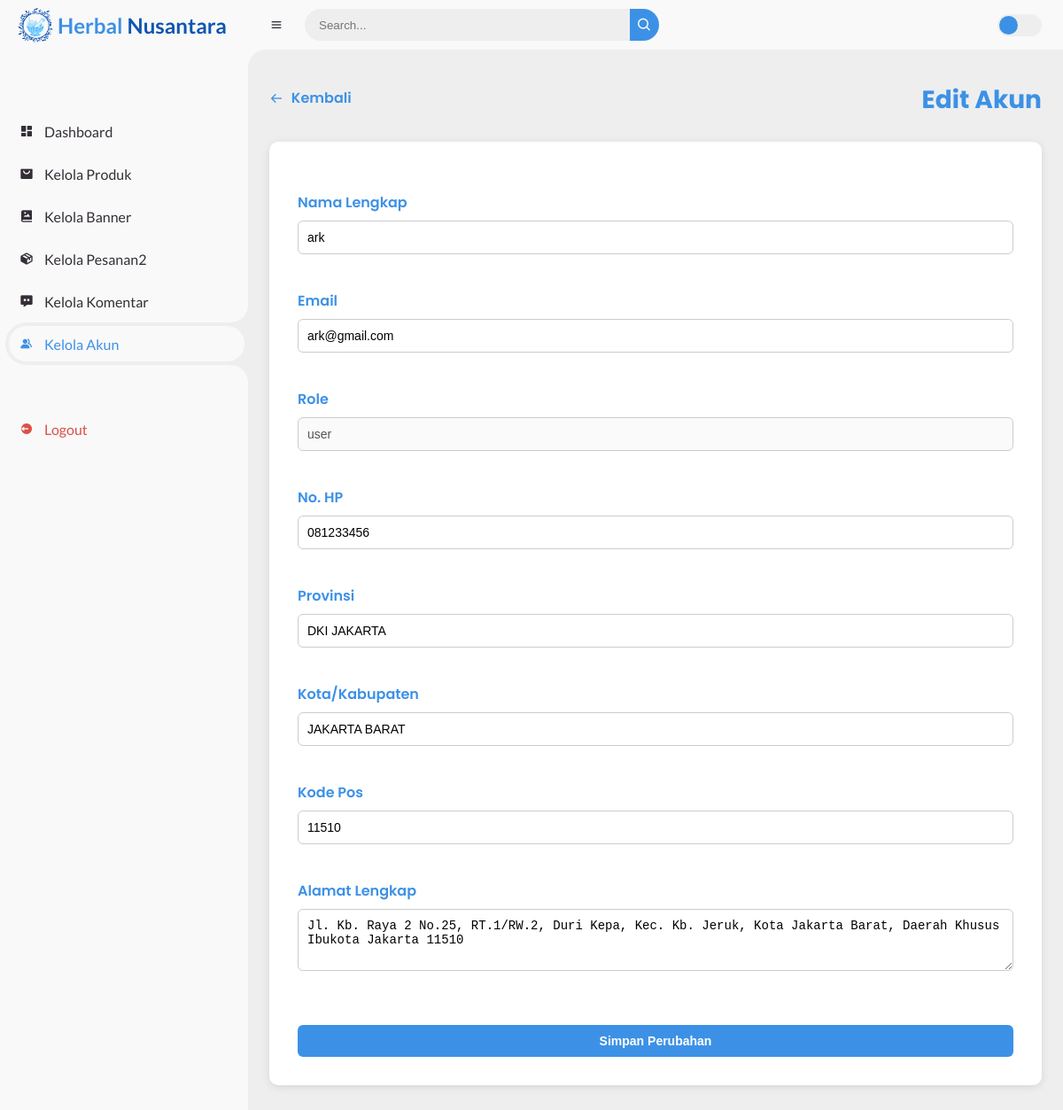
The app's page /admin/akun/edit_akun.php?id=10 (signed in) with its own data.
### tables this page shows
CREATE TABLE `users` (
  `id` int NOT NULL,
  `full_name` varchar(50) NOT NULL,
  `email` varchar(50) NOT NULL,
  `password` varchar(255) NOT NULL,
  `role` varchar(20) DEFAULT 'customer',
  `phone` varchar(20) DEFAULT NULL,
  `created_at` timestamp NULL DEFAULT CURRENT_TIMESTAMP,
  `province_id` int DEFAULT NULL,
  `province_name` varchar(100) DEFAULT NULL,
  `city_id` int DEFAULT NULL,
  `city_name` varchar(100) DEFAULT NULL,
  `district_id` varchar(255) DEFAULT NULL,
  `district_name` varchar(255) DEFAULT NULL,
  `postal_code` varchar(10) DEFAULT NULL,
  `full_address` text
);

### admin/akun/edit_akun.php (the view, shortened to what this page needs)
<?php
require "../../php/config.php";
$userId = $_GET['id'] ?? null;
$sql = "SELECT * FROM users WHERE id = ?";
$stmt = mysqli_prepare($conn, $sql);
mysqli_stmt_bind_param($stmt, 'i', $userId);
mysqli_stmt_execute($stmt);
$result = mysqli_stmt_get_result($stmt);
$user = mysqli_fetch_assoc($result);
?>
<!DOCTYPE html>
<html lang="id">
<head>
    <link rel="stylesheet" href="../../assets/css/style.css">
    <link rel="stylesheet" href="../../assets/css/tambah_produk.css">
    <link href="https://unpkg.com/boxicons@2.0.9/css/boxicons.min.css" rel="stylesheet" />
</head>
<body>
    <?php include '../../components/sidebar.php'; ?>
    <section id="content">
        <nav>
            <i class='bx bx-menu'></i>
            <form action="#">
                <div class="form-input">
                    <input type="search" placeholder="Search..." />
                    <button type="submit" class="search-btn">
                        <i class='bx bx-search'></i>
                    </button>
                </div>
            </form>
            <label for="switch-mode" class="switch-mode"></label>
        </nav>
        <main>
            <div class="head-title">
                <a href="table_akun.php" class="back-btn"><i class='bx bx-arrow-back'></i> Kembali</a>
                <h1 class="judul">Edit Akun</h1>
            </div>
            <div class="form-container">
                <form action="proses_akun.php" method="POST">
                    <div class="form-group">
                        <label>Nama Lengkap</label>
                        <input type="text" name="full_name" value="<?= htmlspecialchars($user['full_name']) ?>" required>
                    </div>
                    <div class="form-group">
                        <label>Email</label>
                        <input type="email" name="email" value="<?= htmlspecialchars($user['email']) ?>" required>
                    </div>
                    <div class="form-group">
                        <label>Role</label>
                        <input type="text" value="<?= htmlspecialchars($user['role']) ?>" disabled>
                    </div>
                    <div class="form-group">
                        <label>No. HP</label>
                        <input type="text" name="phone" value="<?= htmlspecialchars($user['phone']) ?>" required>
                    </div>
                    <div class="form-group">
                        <label>Provinsi</label>
                        <input type="text" name="province_name" value="<?= htmlspecialchars($user['province_name']) ?>" required>
                    </div>
                    <div class="form-group">
                        <label>Kota/Kabupaten</label>
                        <input type="text" name="city_name" value="<?= htmlspecialchars($user['city_name']) ?>" required>
                    </div>
                    <div class="form-group">
                        <label>Kode Pos</label>
                        <input type="text" name="postal_code" value="<?= htmlspecialchars($user['postal_code']) ?>" required>
                    </div>
                    <div class="form-group">
                        <label>Alamat Lengkap</label>
                        <textarea name="full_address" rows="3" required><?= htmlspecialchars($user['full_address']) ?></textarea>
                    </div>
                    <br>
                    <button type="submit" class="submit-btn">Simpan Perubahan</button>
                </form>
            </div>
        </main>
    </section>
</body>
</html>

### assets/css/style.css (style rules this page uses)
* { margin: 0; padding: 0; box-sizing: border-box; }
a { text-decoration: none; }
:root { --poppins: 'Poppins', sans-serif; --lato: 'Lato', sans-serif; --light: #F9F9F9; --blue: #3C91E6; --light-blue: #CFE8FF; --grey: #eee; --dark-grey: #AAAAAA; --dark: #342E37; --red: #DB504A; --yellow: #FFCE26; --light-yellow: #FFF2C6; --orange: #FD7238; --light-orange: #FFE0D3; }
html { overflow-x: hidden; }
body { background: var(--grey); overflow-x: hidden; }
#content { position: relative; width: calc(100% - 280px); left: 280px; transition: .3s ease; }
#content nav { height: 56px; background: var(--light); padding: 0 24px; display: flex; align-items: center; grid-gap: 24px; font-family: var(--lato); position: sticky; top: 0; left: 0; z-index: 1000; }
#content nav::before { content: ''; position: absolute; width: 40px; height: 40px; bottom: -40px; left: 0; border-radius: 50%; box-shadow: -20px -20px 0 var(--light); }
#content nav .bx.bx-menu { cursor: pointer; color: var(--dark); }
#content nav form { max-width: 400px; width: 100%; margin-right: auto; }
#content nav form .form-input { display: flex; align-items: center; height: 36px; }
#content nav form .form-input input { flex-grow: 1; padding: 0 16px; height: 100%; border: none; background: var(--grey); border-radius: 36px 0 0 36px; outline: none; width: 100%; color: var(--dark); }
#content nav form .form-input button { width: 36px; height: 100%; display: flex; justify-content: center; align-items: center; background: var(--blue); color: var(--light); font-size: 18px; border: none; outline: none; border-radius: 0 36px 36px 0; cursor: pointer; }
#content nav .switch-mode { display: block; min-width: 50px; height: 25px; border-radius: 25px; background: var(--grey); cursor: pointer; position: relative; }
#content nav .switch-mode::before { content: ''; position: absolute; top: 2px; left: 2px; bottom: 2px; width: calc(25px - 4px); background: var(--blue); border-radius: 50%; transition: all .3s ease; }
#content main { width: 100%; padding: 36px 24px; font-family: var(--poppins); max-height: calc(100vh - 56px); overflow-y: auto; }
#content main .head-title { display: flex; align-items: center; justify-content: space-between; grid-gap: 16px; flex-wrap: wrap; }

### assets/css/tambah_produk.css (style rules this page uses)
.form-container { background: #fff; padding: 2rem; border-radius: 10px; box-shadow: 0 2px 10px rgba(0, 0, 0, 0.1); margin-top: 1rem; }
.judul { color: #3C91E6; font-size: 28px; font-weight: 700; margin-bottom: 10px; }
.form-group { margin-bottom: 1rem; display: flex; flex-direction: column; }
.form-group label { margin-top: 1.5rem; margin-bottom: 0.5rem; color: #3C91E6; font-weight: 600; font-size: 16px; }
.form-group input[type="text"], .form-group input[type="email"], .form-group input[type="number"], .form-group input[type="file"], .form-group textarea { padding: 10px; border-radius: 6px; border: 1px solid #ccc; font-size: 14px; }
textarea { resize: vertical; }
.remove-variant, .submit-btn { background-color: #3C91E6; color: white; border: none; padding: 10px 16px; border-radius: 6px; cursor: pointer; font-weight: bold; font-size: 14px; }
.submit-btn { margin-top: 20px; width: 100%; }
.back-btn { display: inline-block; margin-bottom: 1rem; color: #3C91E6; font-weight: 600; text-decoration: none; }
.back-btn i { margin-right: 5px; vertical-align: middle; }

### records on screen
users: full_name "ark", email "ark@gmail.com", role "user", phone "081233456", province_name "DKI JAKARTA", city_name "JAKARTA BARAT", postal_code "11510", full_address "Jl. Kb. Raya 2 No.25, RT.1/RW.2, Duri Kepa, Kec. Kb. Jeruk, Kota Jakarta Barat, Daerah Khusus Ibukota Jakarta 11510"

### other values on screen
$jumlah_pesanan_settlement "2"
